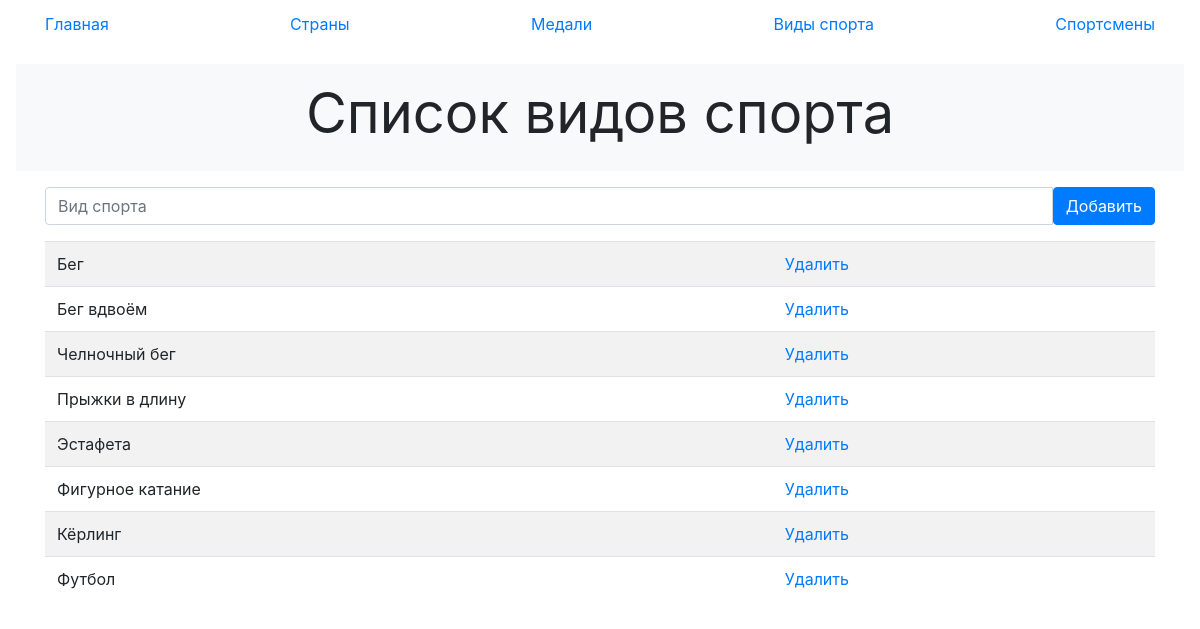
The app's page /sports.php with its own data.
### tables this page shows
CREATE TABLE `sports` (
  `IDsport` int(11) NOT NULL,
  `sport` text NOT NULL
);

### pages/sport.php (the view, shortened to what this page needs)
<?php
  $result = mysqli_query($connection, "SELECT * FROM sports");
?>
<div id="center__block" class="position-relative overflow-hidden p-3 p-md-3 m-md-3 text-center bg-light">
  <div class="col-md-7 p-lg-7 mx-auto my-7">
    <h2 class="display-4 font-weight-normal">Список видов спорта</h2>
  </div>
</div>
<div class="container marketing">
  <form action="" method="post">
    <div class="input-group mb-3">
      <input type="text" class="form-control" name="sport" placeholder="Вид спорта" >
      <input type="submit" class="btn btn-primary" value="Добавить">
    </div>
  </form>
  <table class="table table-striped">
    <?php
      while ($row = mysqli_fetch_row($result)){
        echo " <tr>
        <td> $row[1] </td>
        <td>
          <a href='?del={$row[0]}'> Удалить </a>
        </td>
        </tr>";
      }
    ?>
  </table>
</div>

### records on screen
sports: sport "Бег"
sports: sport "Бег вдвоём"
sports: sport "Челночный бег"
sports: sport "Прыжки в длину"
sports: sport "Эстафета"
sports: sport "Фигурное катание"
sports: sport "Кёрлинг"
sports: sport "Футбол"

### other values on screen
$name "Главная"
$name "Страны"
$name "Медали"
$name "Виды спорта"
$name "Спортсмены"
